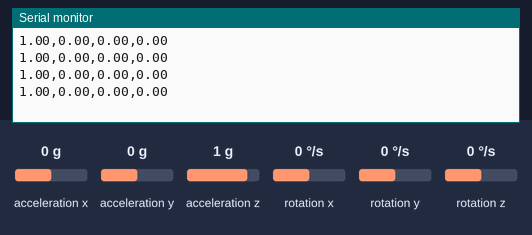
The sketch below on a simulated Arduino Uno, built with avr-gcc and run on an emulated ATmega328P. Parts: the last lines printed to the serial monitor. The inputs (shaded band) are chosen by the test bench; at power-on: acceleration x 0 g, acceleration y 0 g, acceleration z 1 g, rotation z 0 °/s, rotation x 0 °/s, rotation y 0 °/s.

Above: at 1.7 s.
1.8 s: acceleration x set to -1.4 g
At 2.27 s:
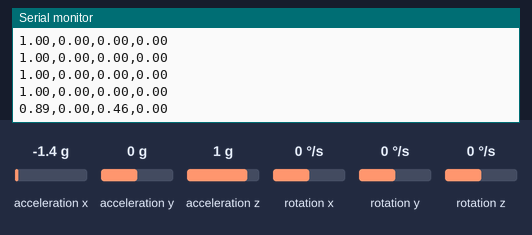
3.3 s: acceleration y set to -1.4 g
At 3.51 s:
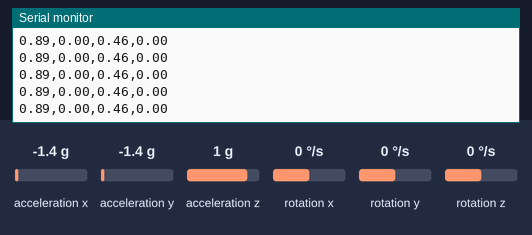
4.8 s: acceleration z set to -1.4 g
At 5.05 s:
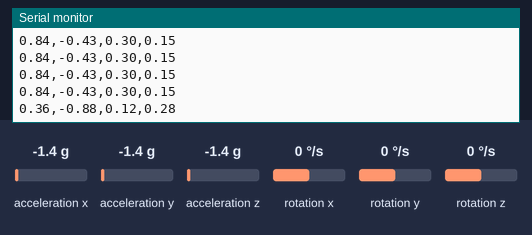
6.3 s: rotation z set to -192 °/s
At 6.6 s:
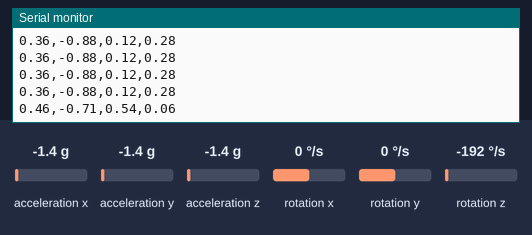
Timing chart, 0 to 8.8 s (numbered marks = the images above; inputs shaded):
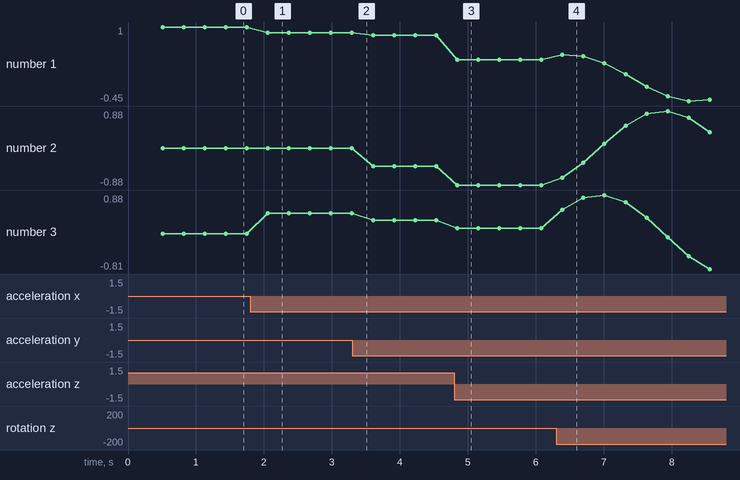

The sketch:

mpu6050_new_lib.ino
```cpp
// I2Cdev and MPU6050 must be installed as libraries, or else the .cpp/.h files
// for both classes must be in the include path of your project
#include "I2Cdev.h"

#include "MPU6050_6Axis_MotionApps20.h"
//#include "MPU6050.h" // not necessary if using MotionApps include file

// Arduino Wire library is required if I2Cdev I2CDEV_ARDUINO_WIRE implementation
// is used in I2Cdev.h
#if I2CDEV_IMPLEMENTATION == I2CDEV_ARDUINO_WIRE
    #include "Wire.h"
#endif

// class default I2C address is 0x68
// specific I2C addresses may be passed as a parameter here
// AD0 low = 0x68 (default for SparkFun breakout and InvenSense evaluation board)
// AD0 high = 0x69
MPU6050 mpu;

//#define OUTPUT_READABLE_YAWPITCHROLL
#define OUTPUT_READABLE_QUATERNION

#define INTERRUPT_PIN 15  // use pin 2 on Arduino Uno & most boards

bool blinkState = false;

// MPU control/status vars
bool dmpReady = false;  // set true if DMP init was successful
uint8_t mpuIntStatus;   // holds actual interrupt status byte from MPU
uint8_t devStatus;      // return status after each device operation (0 = success, !0 = error)
uint16_t packetSize;    // expected DMP packet size (default is 42 bytes)
uint16_t fifoCount;     // count of all bytes currently in FIFO
uint8_t fifoBuffer[64]; // FIFO storage buffer

Quaternion q;           // [w, x, y, z]         quaternion container
VectorInt16 aa;         // [x, y, z]            accel sensor measurements
VectorInt16 aaReal;     // [x, y, z]            gravity-free accel sensor measurements
VectorInt16 aaWorld;    // [x, y, z]            world-frame accel sensor measurements
VectorFloat gravity;    // [x, y, z]            gravity vector
float euler[3];         // [psi, theta, phi]    Euler angle container
float ypr[3];           // [yaw, pitch, roll]   yaw/pitch/roll container and gravity vector

volatile bool mpuInterrupt = false;     // indicates whether MPU interrupt pin has gone high
void dmpDataReady() {
    mpuInterrupt = true;
}
void setup() {
  // put your setup code here, to run once:
// join I2C bus (I2Cdev library doesn't do this automatically)
    #if I2CDEV_IMPLEMENTATION == I2CDEV_ARDUINO_WIRE
        Wire.begin();
        Wire.setClock(400000); // 400kHz I2C clock. Comment this line if having compilation difficulties
    #elif I2CDEV_IMPLEMENTATION == I2CDEV_BUILTIN_FASTWIRE
        Fastwire::setup(400, true);
    #endif

    // initialize serial communication
    // (115200 chosen because it is required for Teapot Demo output, but it's
    // really up to you depending on your project)
    Serial.begin(115200);

    // NOTE: 8MHz or slower host processors, like the Teensy @ 3.3V or Arduino
    // Pro Mini running at 3.3V, cannot handle this baud rate reliably due to
    // the baud timing being too misaligned with processor ticks. You must use
    // 38400 or slower in these cases, or use some kind of external separate
    // crystal solution for the UART timer.

    // initialize device
    mpu.initialize();
    pinMode(INTERRUPT_PIN, INPUT);

    // load and configure the DMP
    devStatus = mpu.dmpInitialize();

    // supply your own gyro offsets here, scaled for min sensitivity
    mpu.setXGyroOffset(220);
    mpu.setYGyroOffset(76);
    mpu.setZGyroOffset(-85);
    mpu.setZAccelOffset(1788); // 1688 factory default for my test chip


        mpu.CalibrateGyro(6);
        mpu.setDMPEnabled(true);

        dmpReady = true;
//
//        // get expected DMP packet size for later comparison
        packetSize = mpu.dmpGetFIFOPacketSize();

}

void loop() {
  // put your main code here, to run repeatedly:
  // if programming failed, don't try to do anything
    if (!dmpReady) return;
    // read a packet from FIFO
    if (mpu.dmpGetCurrentFIFOPacket(fifoBuffer)) { // Get the Latest packet
       #ifdef OUTPUT_READABLE_YAWPITCHROLL
            // display Euler angles in degrees
            mpu.dmpGetQuaternion(&q, fifoBuffer);
            mpu.dmpGetGravity(&gravity, &q);
            mpu.dmpGetYawPitchRoll(ypr, &q, &gravity);
            Serial.print(ypr[0] * 180/M_PI);
            Serial.print(",");
            Serial.print(ypr[1] * 180/M_PI);
            Serial.print(",");
            Serial.println(ypr[2] * 180/M_PI);
        #endif
        #ifdef OUTPUT_READABLE_QUATERNION
            // display quaternion values in easy matrix form: w x y z
            mpu.dmpGetQuaternion(&q, fifoBuffer);
            Serial.print(q.w);
            Serial.print(",");
            Serial.print(q.x);
            Serial.print(",");
            Serial.print(q.y);
            Serial.print(",");
            Serial.println(q.z);
        #endif
    }
    delay(300);
}
```

Measured:
- after the input at 1.8 s, the serial monitor: prints a new line after 0.26 s (image 1)
- after the input at 4.8 s, the serial monitor: prints a new line at once (image 3)
- after the input at 6.3 s, the serial monitor: prints a new line after 0.09 s (image 4)
- plotted number 1: 1 → 0.89 after the input at 1.8 s, 0.89 → 0.84 after the input at 3.3 s, 0.84 → 0.36 after the input at 4.8 s
- plotted number 2: 0 → -0.43 after the input at 3.3 s, -0.43 → -0.88 after the input at 4.8 s, -0.88 → 0.37 after the input at 6.3 s
- plotted number 3: 0 → 0.46 after the input at 1.8 s, 0.46 → 0.3 after the input at 3.3 s, 0.3 → 0.12 after the input at 4.8 s, 0.12 → -0.81 after the input at 6.3 s
